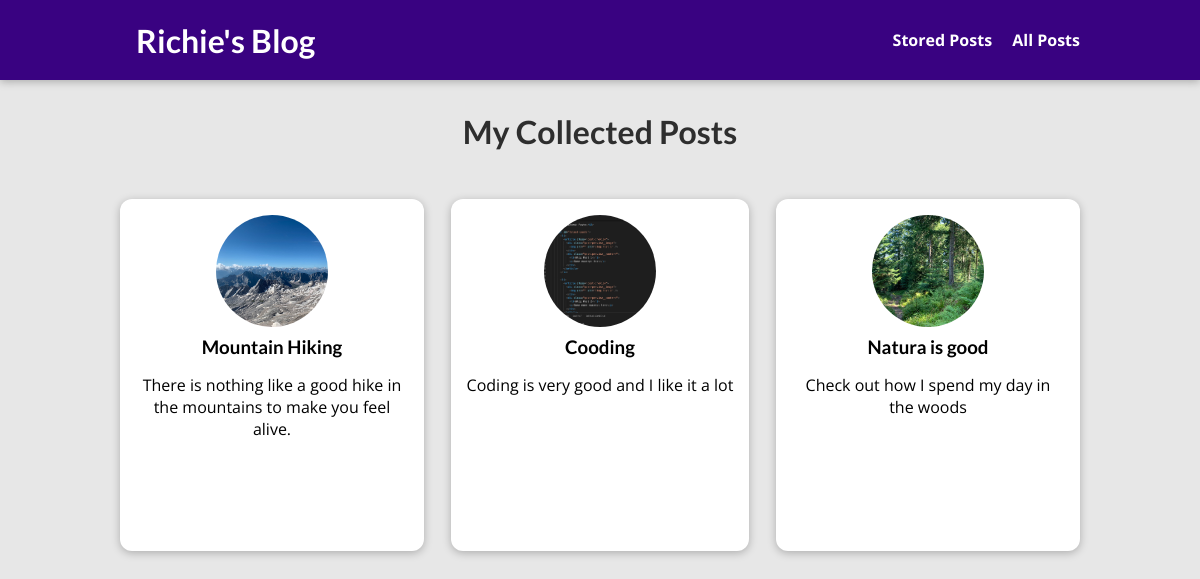
/posts/, run on the app's committed database.
### blog/models.py (models this page shows, shortened)
class Post(models.Model):
    title = models.CharField(max_length=150)
    excerpt = models.CharField(max_length=200)
    image = models.ImageField(upload_to='posts/', null=True)
    date = models.DateTimeField(auto_now=True)
    slug = models.SlugField(unique=True)
    content = models.TextField(validators=[MinLengthValidator(10)])
    author = models.ForeignKey(Author, on_delete=models.SET_NULL, null=True, related_name="posts")
    tags = models.ManyToManyField('Tag', related_name="posts")

### blog/views.py (the view)
# urls.py: path("posts/", views.AllPostsView.as_view(), name="posts-page"),
class AllPostsView(ListView):
    template_name = "blog/all-posts.html"
    model = Post
    ordering = ["-date"]
    context_object_name = "all_posts"

### blog/templates/blog/all-posts.html (shortened to what this page needs)
{% extends "base.html" %}
{% load static %}
{% block css_files %}
<link rel="stylesheet" href="{% static "blog/post.css" %}">
<link rel="stylesheet" href="{% static "blog/all-posts.css" %}">
{% endblock css_files %}
{% block content %}
<section id="all-posts">
    <h2>My Collected Posts</h2>
    <ul>
        {% for post in all_posts %}
        {% include "blog/includes/post.html" %}
        {% endfor %}
    </ul>
</section>
{% endblock content %}

### blog/templates/blog/includes/post.html
<li>
    <article class="post">
        <a href="{% url "post-detail-page" post.slug %}">
            <img src="{{ post.image.url }}" alt="{{ post.title }}" />
            <div class="post__content">
                <h3>{{ post.title }}</h3>
                <p>{{ post.excerpt }}</p>
            </div>
        </a>
    </article>
</li>

### static/app.css (style rules this page uses)
* { box-sizing: border-box; }
html { font-family: 'Open Sans', 'Lato', sans-serif; }
body { margin: 0; }
h1, h2, h3 { font-family: 'Lato', sans-serif; font-weight: bold; }

### blog/static/blog/post.css (style rules this page uses)
.post { display: flex; flex-direction: column; align-items: center; text-align: center; }
.post a { text-decoration: none; color: black; transition: all 0.2s ease; padding: 1rem; }
.post img { width: 5rem; height: 5rem; object-fit: cover; border-radius: 50%; }
.post h3 { margin: 0.25rem 0; }

### blog/static/blog/all-posts.css (style rules this page uses)
body { background-color: #e7e7e7; }
#all-posts { margin: 7rem auto; width: 90%; max-width: 60rem; }
#all-posts h2 { text-align: center; font-size: 2rem; color: #2e2e2e; margin: 3rem 0; }
ul { list-style: none; margin: 0; padding: 0; display: grid; grid-template-columns: repeat(auto-fill, minmax(17rem, 1fr)); gap: 1.5rem; }
.post img { width: 7rem; height: 7rem; }
.post a { height: 22rem; transform-origin: center; box-shadow: 0 2px 8px rgba(0, 0, 0, 0.25); border-radius: 12px; background-color: white; }

### data on the page
Post: image (picture), title "Mountain Hiking", excerpt "There is nothing like a good hike in the mountains to make you feel alive."
Post: image (picture), title "Cooding", excerpt "Coding is very good and I like it a lot"
Post: image (picture), title "Natura is good", excerpt "Check out how I spend my day in the woods"
